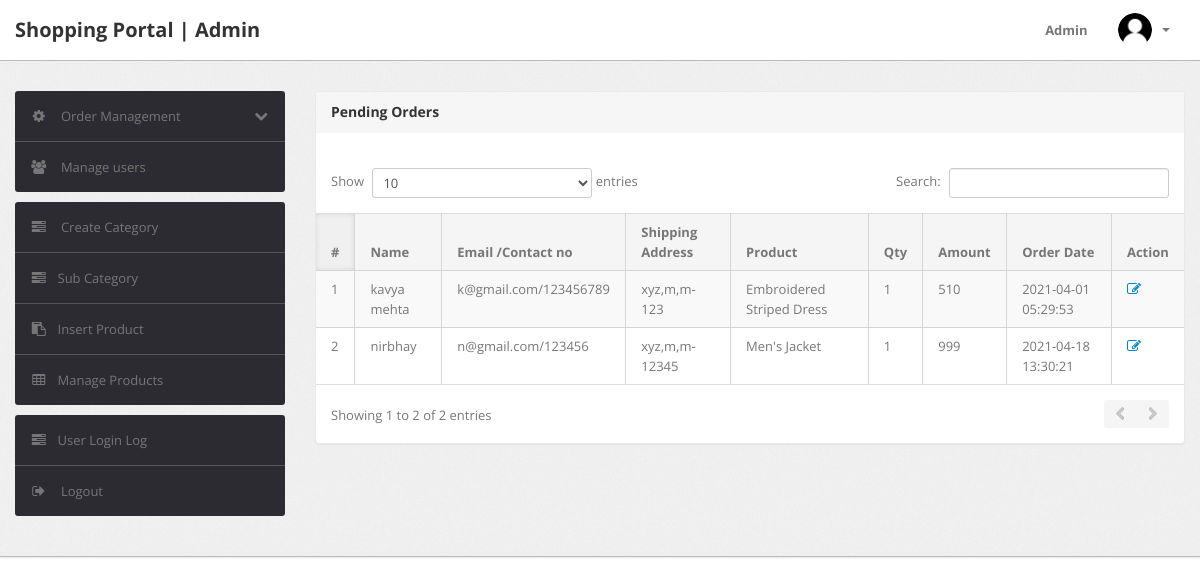
The app's page /admin/delivered-orders.php (signed in) with its own data.
### tables this page shows
CREATE TABLE `orders` (
  `id` int(11) NOT NULL,
  `userId` int(11) DEFAULT NULL,
  `productId` varchar(255) DEFAULT NULL,
  `quantity` int(11) DEFAULT NULL,
  `orderDate` timestamp NOT NULL DEFAULT current_timestamp(),
  `paymentMethod` varchar(50) DEFAULT NULL,
  `orderStatus` varchar(55) DEFAULT NULL
);

CREATE TABLE `users` (
  `id` int(11) NOT NULL,
  `name` varchar(255) DEFAULT NULL,
  `email` varchar(255) DEFAULT NULL,
  `contactno` bigint(11) DEFAULT NULL,
  `password` varchar(255) DEFAULT NULL,
  `shippingAddress` longtext DEFAULT NULL,
  `shippingState` varchar(255) DEFAULT NULL,
  `shippingCity` varchar(255) DEFAULT NULL,
  `shippingPincode` int(11) DEFAULT NULL,
  `billingAddress` longtext DEFAULT NULL,
  `billingState` varchar(255) DEFAULT NULL,
  `billingCity` varchar(255) DEFAULT NULL,
  `billingPincode` int(11) DEFAULT NULL,
  `regDate` timestamp NOT NULL DEFAULT current_timestamp(),
  `updationDate` varchar(255) DEFAULT NULL
);

CREATE TABLE `products` (
  `id` int(11) NOT NULL,
  `category` int(11) NOT NULL,
  `subCategory` int(11) DEFAULT NULL,
  `productName` varchar(255) DEFAULT NULL,
  `productPrice` int(11) DEFAULT NULL,
  `productPriceBeforeDiscount` int(11) DEFAULT NULL,
  `productDescription` longtext DEFAULT NULL,
  `productImage1` varchar(255) DEFAULT NULL,
  `productImage2` varchar(255) DEFAULT NULL,
  `productImage3` varchar(255) DEFAULT NULL,
  `shippingCharge` int(11) DEFAULT NULL,
  `productAvailability` varchar(255) DEFAULT NULL,
  `postingDate` timestamp NULL DEFAULT current_timestamp(),
  `updationDate` varchar(255) DEFAULT NULL
);

### admin/delivered-orders.php (the view, shortened to what this page needs)
<?php
include('include/config.php');
if(strlen($_SESSION['alogin'])==0)
	{
header('location:index.php');
}
else{
?>
<!DOCTYPE html>
<html lang="en">
<head>
	<link type="text/css" href="bootstrap/css/bootstrap.min.css" rel="stylesheet">
	<link type="text/css" href="bootstrap/css/bootstrap-responsive.min.css" rel="stylesheet">
	<link type="text/css" href="css/theme.css" rel="stylesheet">
	<link type="text/css" href="images/icons/css/font-awesome.css" rel="stylesheet">
</head>
<body>
<?php include('include/header.php');?>
	<div class="wrapper">
		<div class="container">
			<div class="row">
<?php include('include/sidebar.php');?>
			<div class="span9">
					<div class="content">
	<div class="module">
							<div class="module-head">
								<h3>Pending Orders</h3>
							</div>
							<div class="module-body table">
									<br />
								<table cellpadding="0" cellspacing="0" border="0" class="datatable-1 table table-bordered table-striped	 display table-responsive" >
									<thead>
										<tr>
											<th>#</th>
											<th> Name</th>
											<th width="50">Email /Contact no</th>
											<th>Shipping Address</th>
											<th>Product </th>
											<th>Qty </th>
											<th>Amount </th>
											<th>Order Date</th>
											<th>Action</th>
										</tr>
									</thead>
<tbody>
<?php
$st='Delivered';
$query=mysqli_query($con,"select users.name as username,users.email as useremail,users.contactno as usercontact,users.shippingAddress as shippingaddress,users.shippingCity as shippingcity,users.shippingState as shippingstate,users.shippingPincode as shippingpincode,products.productName as productname,products.shippingCharge as shippingcharge,orders.quantity as quantity,orders.orderDate as orderdate,products.productPrice as productprice,orders.id as id  from orders join users on  orders.userId=users.id join products on products.id=orders.productId where orders.orderStatus='$st'");
$cnt=1;
while($row=mysqli_fetch_array($query))
{
?>
										<tr>
											<td><?php echo htmlentities($cnt);?></td>
											<td><?php echo htmlentities($row['username']);?></td>
											<td><?php echo htmlentities($row['useremail']);?>/<?php echo htmlentities($row['usercontact']);?></td>
											<td><?php echo htmlentities($row['shippingaddress'].",".$row['shippingcity'].",".$row['shippingstate']."-".$row['shippingpincode']);?></td>
											<td><?php echo htmlentities($row['productname']);?></td>
											<td><?php echo htmlentities($row['quantity']);?></td>
											<td><?php echo htmlentities($row['quantity']*$row['productprice']+$row['shippingcharge']);?></td>
											<td><?php echo htmlentities($row['orderdate']);?></td>
											<td>    <a href="updateorder.php?oid=<?php echo htmlentities($row['id']);?>" title="Update order" target="_blank"><i class="icon-edit"></i></a>
											</td>
											</tr>
										<?php $cnt=$cnt+1; } ?>
										</tbody>
								</table>
							</div>
						</div>
					</div>
				</div>
			</div>
		</div>
	</div>
</body>
<?php } ?>

### records on screen
orders: userId.name "kavya mehta", userId.email "k@gmail.com", userId.contactno "123456789", userId.shippingPincode "xyz,m,m-123", productId.productName "Embroidered Striped Dress", quantity "1", $row['quantity']*$row['productprice']+$row['shippingcharge'] "510", orderDate "2021-04-01 05:29:53"
orders: userId.name "nirbhay", userId.email "n@gmail.com", userId.contactno "123456", userId.shippingPincode "xyz,m,m-12345", productId.productName "Men's Jacket", quantity "1", $row['quantity']*$row['productprice']+$row['shippingcharge'] "999", orderDate "2021-04-18 13:30:21"
